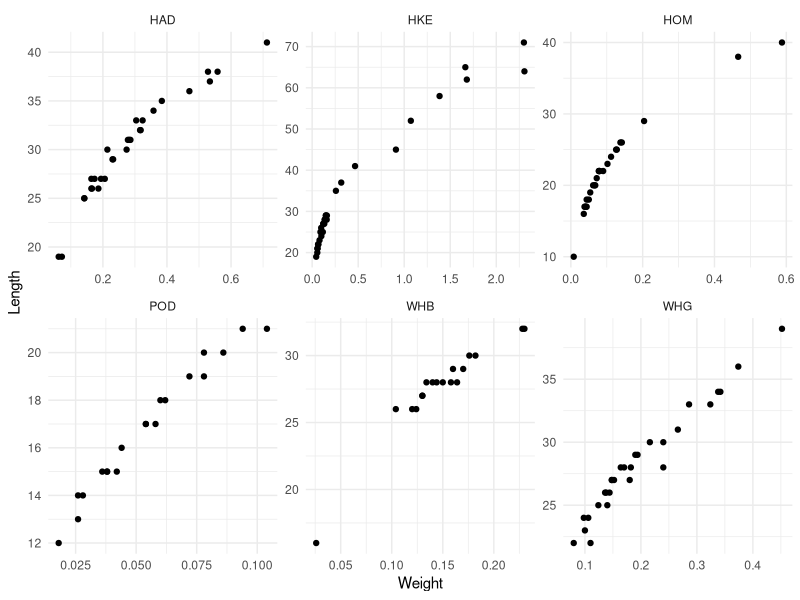

Write R code to recreate this figure.
## ---- chunk 1
knitr::opts_chunk$set(echo = FALSE, warning = FALSE, message = FALSE)
## ---- chunk 2
# set wd and packages
library(ggplot2);theme_set(theme_minimal())
setwd("~/MI Ship-time/SCOOP 2025/SCOOP_St Andrews")
## ---- chunk 3
# import data base
data.survey <- read.csv("SCOOP_fish_data.csv")
data.samples <- read.csv("SCOOP_samples.csv")
## ---- chunk 4
data <- merge(data.samples, data.survey, all.x = TRUE)

ggplot(subset(data, !SpeciesCode %in% c("BSS", "LIN", "POL", "NOP") & !is.na(SpeciesCode)), aes(Weight,Length))+
  geom_point()+
  facet_wrap(vars(SpeciesCode), scales = "free")
